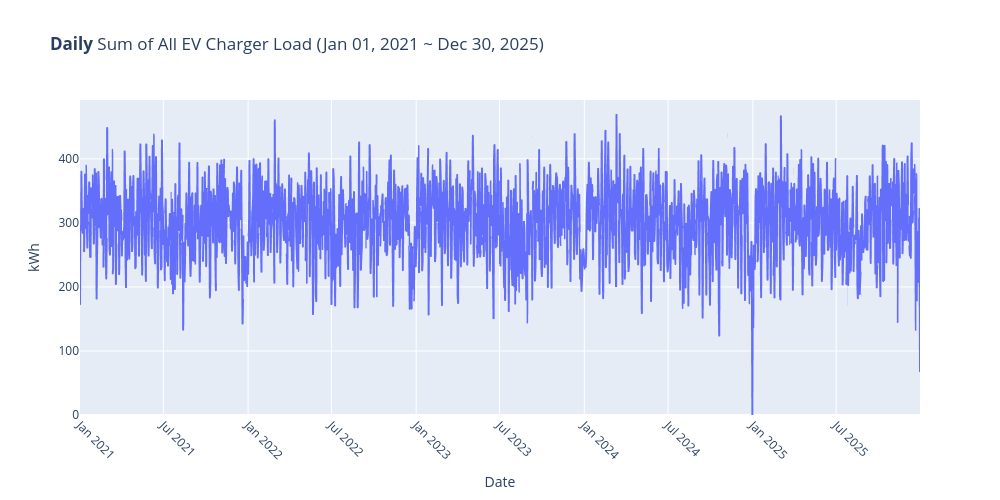

The code cell stored with this chart in its notebook:
### Markdown cell above
## Daily EV Charger consumption over entire history

### Code cell
# Create a copy to prepare the data with.
df = df_evch.copy()

# Pull out a date component out of timestamp to aggregate over.
df["date"] = df["date_hour"].dt.date

# Sum all EV Chargers loads for each date.
df_daily = sum_loads(df, "date", "kWh")

# Prepare a title with a date range.
title = add_date_range(
    df, time_col="date_hour", desc_str="<b>Daily</b> Sum of All EV Charger Load"
)

# Plot.
fig = px.line(
    df_daily,
    x="date",
    y="kWh",
    title=title,
    labels={"date": "Date"},
    width=1000,
    height=500,
    range_y=[0, max(df_daily["kWh"]) * 1.05],
)
fig.update_xaxes(tickangle=45)
fig.show()

### Figure 1 — Plotly figure (JSON) as saved in the notebook; plotly's stock layout.template omitted (floating-point values rounded to 4 significant figures; data arrays with more than 128 entries replaced by an {"elided": "..."} marker saying what was removed)
{"data": [{"hovertemplate": "Date=%{x}<br>kWh=%{y}<extra></extra>", "legendgroup": "", "line": {"color": "#636efa", "dash": "solid"}, "marker": {"symbol": "circle"}, "mode": "lines", "name": "", "showlegend": false, "type": "scattergl", "x": {"elided": "1825 str values"}, "xaxis": "x", "y": {"elided": "1825 float values"}, "yaxis": "y"}], "layout": {"height": 500, "legend": {"tracegroupgap": 0}, "title": {"text": "<b>Daily</b> Sum of All EV Charger Load (Jan 01, 2021 ~ Dec 30, 2025)"}, "width": 1000, "xaxis": {"anchor": "y", "domain": [0, 1], "tickangle": 45, "title": {"text": "Date"}}, "yaxis": {"anchor": "x", "domain": [0, 1], "range": [0, 491.9], "title": {"text": "kWh"}}}}
